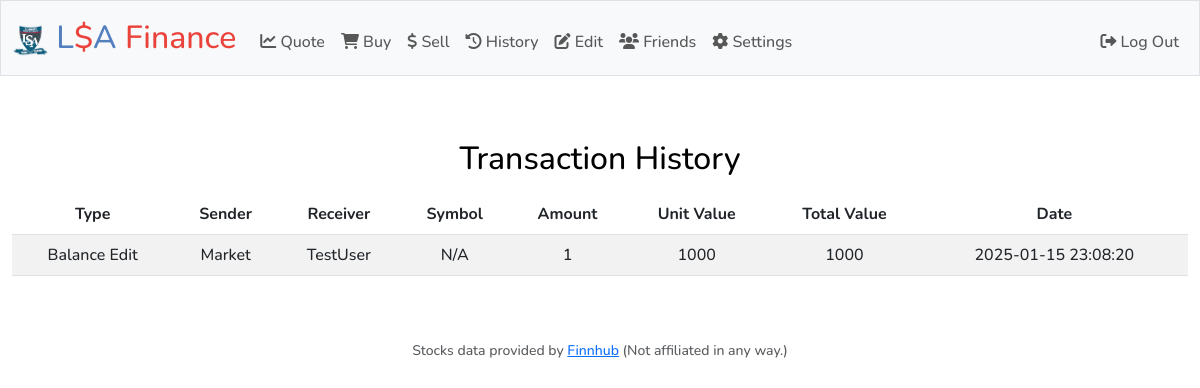
The app's page /history (signed in) with its own data.
### tables this page shows
CREATE TABLE history (
        id INTEGER PRIMARY KEY AUTOINCREMENT,
        type TEXT,
        sender_id INTEGER NOT NULL,
        receiver_id INTEGER NOT NULL,
        symbol TEXT NOT NULL,
        amount NUMERIC NOT NULL,
        unit_value NUMERIC NOT NULL,
        total_value NUMERIC NOT NULL,
        date_time TIMESTAMP DEFAULT CURRENT_TIMESTAMP,
        FOREIGN KEY (sender_id) REFERENCES users(id)
        FOREIGN KEY (receiver_id) REFERENCES users(id)
    );

CREATE TABLE users (
        id INTEGER PRIMARY KEY AUTOINCREMENT,
        first_name TEXT NOT NULL,
        last_name TEXT NOT NULL,
        username TEXT NOT NULL UNIQUE,
        hashed_password TEXT NOT NULL UNIQUE
    );

### app.py (the view)
@app.route("/history")
@login_required
@using_database
def history(connected):
    db = connected.cursor()
    history = db.execute("SELECT type, sender_id, receiver_id, symbol, amount, unit_value, total_value, date_time FROM history WHERE sender_id = ? OR receiver_id = ?", (session["user_id"], session["user_id"])).fetchall()
    for i, event in enumerate(history):
        event = list(event)
        sender_username = db.execute("SELECT username FROM users WHERE id = ?", [event[1]]).fetchone()
        receiver_username = db.execute("SELECT username FROM users WHERE id = ?", [event[2]]).fetchone()
        event[1] = sender_username[0]
        event[2] = receiver_username[0]
        history[i] = event  # Assign the modified list back to the history list
    return render_template("history.html", history=history)

### helpers.py (called while the page is built)
def login_required(f):
    @wraps(f)
    def decorated_function(*args, **kwargs):
        if "user_id" not in session or session["user_id"] is None:
            return redirect("/login")
        return f(*args, **kwargs)
    return decorated_function

def using_database(function):
    @wraps(function)
    def decorated_function(*args, **kwargs):
        def get_db():
            if 'db' not in g:
                g.db = sqlite3.connect('database.db')
            return g.db
        def close_db(e=None):
            db = g.pop('db', None)
            if db is not None:
                db.close()
        db = get_db()
        try:
            return function(db, *args, **kwargs)
        finally:
            close_db()
    return decorated_function

### templates/history.html (shortened to what this page needs)
{% extends "layout.html" %}
{% block main %}
    <p><h2>Transaction History</h2></p>
    <table class="table table-striped">
        <thead>
            <tr>
                <th scope="col">Type</th>
                <th scope="col">Sender</th>
                <th scope="col">Receiver</th>
                <th scope="col">Symbol</th>
                <th scope="col">Amount</th>
                <th scope="col">Unit Value</th>
                <th scope="col">Total Value</th>
                <th scope="col">Date</th>
            </tr>
        </thead>
        <tbody>
            {% for event in history %}
                <tr>
                    {% for element in event %}
                    <td>{{ element }}</td>
                    {% endfor %}
                </tr>
            {% endfor %}
        </tbody>
    </table>
{% endblock %}

### static/styles.css (style rules this page uses)
body.light-mode { background-color: white; color: black; }
body { font-family: 'Nunito', sans-serif; font-weight: 500; }

### records on screen
history: type "Balance Edit", symbol "N/A", unit_value "1000", total_value "1000", date_time "2025-01-15 23:08:20"
users: username "Market"
users: username "TestUser"

### other values on screen
{{ element }} "1"
